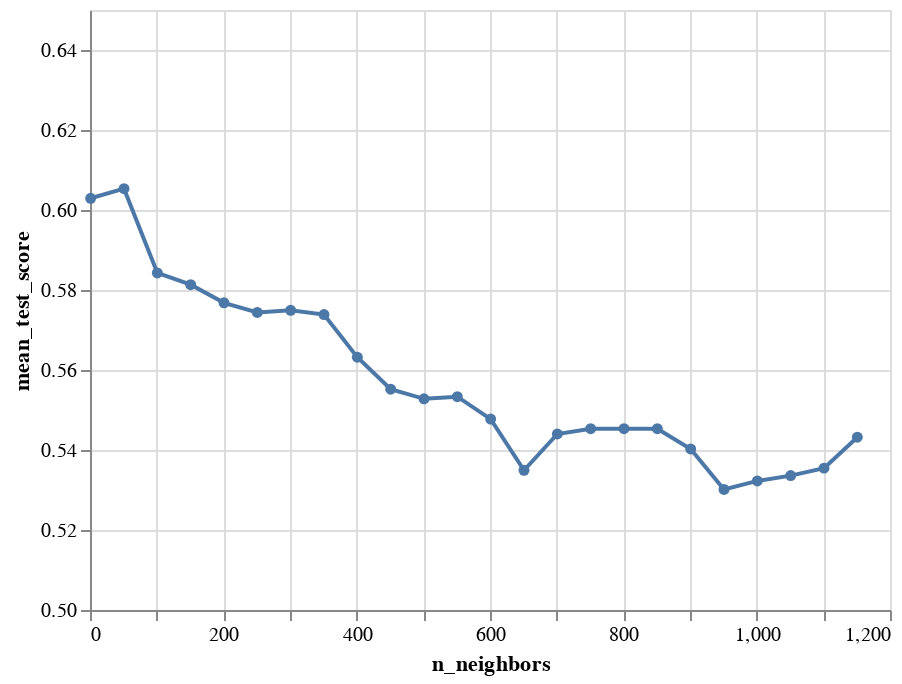

The notebook cell this image was saved under:
### Code cell
accuracy_vs_k_adr = alt.Chart(acc_grid_adr).mark_line(point=True).encode(
    x=alt.X("n_neighbors"),
    y=alt.Y("mean_test_score", scale=alt.Scale(domain=(0.5, 0.65)))
)
accuracy_vs_k_adr

### Figure 1 — Vega-Lite specification as saved in the notebook (floating-point values rounded to 4 significant figures)
{"config": {"view": {"continuousWidth": 400, "continuousHeight": 300}}, "data": {"name": "data-3e9a98735711778e5b9f26b6d52a4406"}, "mark": {"type": "line", "point": true}, "encoding": {"x": {"field": "n_neighbors", "type": "quantitative"}, "y": {"field": "mean_test_score", "scale": {"domain": [0.5, 0.65]}, "type": "quantitative"}}, "$schema": "https://vega.github.io/schema/vega-lite/v4.17.0.json", "datasets": {"data-3e9a98735711778e5b9f26b6d52a4406": [{"mean_fit_time": 0.007172, "std_fit_time": 0.0008315, "mean_score_time": 0.05656, "std_score_time": 0.02773, "n_neighbors": 1, "params": {"kneighborsclassifier__n_neighbors": 1}, "split0_test_score": 0.5973, "split1_test_score": 0.5827, "split2_test_score": 0.6533, "split3_test_score": 0.612, "split4_test_score": 0.5693, "mean_test_score": 0.6029, "std_test_score": 0.02896, "rank_test_score": 2}, {"mean_fit_time": 0.007845, "std_fit_time": 0.0009748, "mean_score_time": 0.0453, "std_score_time": 0.004744, "n_neighbors": 51, "params": {"kneighborsclassifier__n_neighbors": 51}, "split0_test_score": 0.5693, "split1_test_score": 0.6213, "split2_test_score": 0.624, "split3_test_score": 0.6173, "split4_test_score": 0.5947, "mean_test_score": 0.6053, "std_test_score": 0.02078, "rank_test_score": 1}, {"mean_fit_time": 0.007023, "std_fit_time": 0.000879, "mean_score_time": 0.04664, "std_score_time": 0.003237, "n_neighbors": 101, "params": {"kneighborsclassifier__n_neighbors": 101}, "split0_test_score": 0.5747, "split1_test_score": 0.5987, "split2_test_score": 0.5933, "split3_test_score": 0.5787, "split4_test_score": 0.576, "mean_test_score": 0.5843, "std_test_score": 0.009812, "rank_test_score": 3}, {"mean_fit_time": 0.007889, "std_fit_time": 0.00055, "mean_score_time": 0.06498, "std_score_time": 0.01315, "n_neighbors": 151, "params": {"kneighborsclassifier__n_neighbors": 151}, "split0_test_score": 0.584, "split1_test_score": 0.596, "split2_test_score": 0.584, "split3_test_score": 0.5707, "split4_test_score": 0.572, "mean_test_score": 0.5813, "std_test_score": 0.009276, "rank_test_score": 4}, {"mean_fit_time": 0.006936, "std_fit_time": 0.0004443, "mean_score_time": 0.058, "std_score_time": 0.002868, "n_neighbors": 201, "params": {"kneighborsclassifier__n_neighbors": 201}, "split0_test_score": 0.5667, "split1_test_score": 0.5747, "split2_test_score": 0.5627, "split3_test_score": 0.592, "split4_test_score": 0.588, "mean_test_score": 0.5768, "std_test_score": 0.01152, "rank_test_score": 5}, {"mean_fit_time": 0.007894, "std_fit_time": 0.00235, "mean_score_time": 0.07255, "std_score_time": 0.009104, "n_neighbors": 251, "params": {"kneighborsclassifier__n_neighbors": 251}, "split0_test_score": 0.5613, "split1_test_score": 0.5973, "split2_test_score": 0.572, "split3_test_score": 0.5867, "split4_test_score": 0.5547, "mean_test_score": 0.5744, "std_test_score": 0.01576, "rank_test_score": 7}, {"mean_fit_time": 0.008502, "std_fit_time": 0.001485, "mean_score_time": 0.07514, "std_score_time": 0.004512, "n_neighbors": 301, "params": {"kneighborsclassifier__n_neighbors": 301}, "split0_test_score": 0.564, "split1_test_score": 0.5867, "split2_test_score": 0.588, "split3_test_score": 0.5747, "split4_test_score": 0.5613, "mean_test_score": 0.5749, "std_test_score": 0.01107, "rank_test_score": 6}, {"mean_fit_time": 0.006498, "std_fit_time": 0.0001471, "mean_score_time": 0.08188, "std_score_time": 0.005529, "n_neighbors": 351, "params": {"kneighborsclassifier__n_neighbors": 351}, "split0_test_score": 0.564, "split1_test_score": 0.6013, "split2_test_score": 0.5787, "split3_test_score": 0.5787, "split4_test_score": 0.5467, "mean_test_score": 0.5739, "std_test_score": 0.0181, "rank_test_score": 8}, {"mean_fit_time": 0.007058, "std_fit_time": 0.0003858, "mean_score_time": 0.08603, "std_score_time": 0.007089, "n_neighbors": 401, "params": {"kneighborsclassifier__n_neighbors": 401}, "split0_test_score": 0.5547, "split1_test_score": 0.5693, "split2_test_score": 0.572, "split3_test_score": 0.576, "split4_test_score": 0.544, "mean_test_score": 0.5632, "std_test_score": 0.012, "rank_test_score": 9}, {"mean_fit_time": 0.01, "std_fit_time": 0.005504, "mean_score_time": 0.09037, "std_score_time": 0.001929, "n_neighbors": 451, "params": {"kneighborsclassifier__n_neighbors": 451}, "split0_test_score": 0.5333, "split1_test_score": 0.5827, "split2_test_score": 0.5507, "split3_test_score": 0.5627, "split4_test_score": 0.5467, "mean_test_score": 0.5552, "std_test_score": 0.01662, "rank_test_score": 10}, {"mean_fit_time": 0.006892, "std_fit_time": 0.0006069, "mean_score_time": 0.1104, "std_score_time": 0.005292, "n_neighbors": 501, "params": {"kneighborsclassifier__n_neighbors": 501}, "split0_test_score": 0.5227, "split1_test_score": 0.5613, "split2_test_score": 0.5787, "split3_test_score": 0.5613, "split4_test_score": 0.54, "mean_test_score": 0.5528, "std_test_score": 0.01942, "rank_test_score": 12}, {"mean_fit_time": 0.00729, "std_fit_time": 0.0007669, "mean_score_time": 0.1183, "std_score_time": 0.02233, "n_neighbors": 551, "params": {"kneighborsclassifier__n_neighbors": 551}, "split0_test_score": 0.5387, "split1_test_score": 0.564, "split2_test_score": 0.5507, "split3_test_score": 0.56, "split4_test_score": 0.5533, "mean_test_score": 0.5533, "std_test_score": 0.008723, "rank_test_score": 11}, {"mean_fit_time": 0.006785, "std_fit_time": 0.0004878, "mean_score_time": 0.1144, "std_score_time": 0.006386, "n_neighbors": 601, "params": {"kneighborsclassifier__n_neighbors": 601}, "split0_test_score": 0.5507, "split1_test_score": 0.5253, "split2_test_score": 0.5547, "split3_test_score": 0.568, "split4_test_score": 0.54, "mean_test_score": 0.5477, "std_test_score": 0.01435, "rank_test_score": 13}, {"mean_fit_time": 0.008997, "std_fit_time": 0.002472, "mean_score_time": 0.132, "std_score_time": 0.01892, "n_neighbors": 651, "params": {"kneighborsclassifier__n_neighbors": 651}, "split0_test_score": 0.5133, "split1_test_score": 0.5387, "split2_test_score": 0.536, "split3_test_score": 0.54, "split4_test_score": 0.5467, "mean_test_score": 0.5349, "std_test_score": 0.01136, "rank_test_score": 21}, {"mean_fit_time": 0.007576, "std_fit_time": 0.00146, "mean_score_time": 0.134, "std_score_time": 0.01046, "n_neighbors": 701, "params": {"kneighborsclassifier__n_neighbors": 701}, "split0_test_score": 0.536, "split1_test_score": 0.5453, "split2_test_score": 0.548, "split3_test_score": 0.5427, "split4_test_score": 0.548, "mean_test_score": 0.544, "std_test_score": 0.004462, "rank_test_score": 17}, {"mean_fit_time": 0.00769, "std_fit_time": 0.00103, "mean_score_time": 0.143, "std_score_time": 0.009339, "n_neighbors": 751, "params": {"kneighborsclassifier__n_neighbors": 751}, "split0_test_score": 0.54, "split1_test_score": 0.5507, "split2_test_score": 0.548, "split3_test_score": 0.5427, "split4_test_score": 0.5453, "mean_test_score": 0.5453, "std_test_score": 0.003771, "rank_test_score": 14}, {"mean_fit_time": 0.007545, "std_fit_time": 0.0004833, "mean_score_time": 0.1394, "std_score_time": 0.002053, "n_neighbors": 801, "params": {"kneighborsclassifier__n_neighbors": 801}, "split0_test_score": 0.5387, "split1_test_score": 0.5347, "split2_test_score": 0.536, "split3_test_score": 0.5587, "split4_test_score": 0.5587, "mean_test_score": 0.5453, "std_test_score": 0.01096, "rank_test_score": 14}, {"mean_fit_time": 0.006664, "std_fit_time": 0.0004635, "mean_score_time": 0.1512, "std_score_time": 0.01072, "n_neighbors": 851, "params": {"kneighborsclassifier__n_neighbors": 851}, "split0_test_score": 0.556, "split1_test_score": 0.532, "split2_test_score": 0.54, "split3_test_score": 0.5493, "split4_test_score": 0.5493, "mean_test_score": 0.5453, "std_test_score": 0.00839, "rank_test_score": 14}, {"mean_fit_time": 0.01111, "std_fit_time": 0.006837, "mean_score_time": 0.1791, "std_score_time": 0.03072, "n_neighbors": 901, "params": {"kneighborsclassifier__n_neighbors": 901}, "split0_test_score": 0.532, "split1_test_score": 0.5333, "split2_test_score": 0.5427, "split3_test_score": 0.5333, "split4_test_score": 0.56, "mean_test_score": 0.5403, "std_test_score": 0.01058, "rank_test_score": 19}, {"mean_fit_time": 0.008823, "std_fit_time": 0.001803, "mean_score_time": 0.1684, "std_score_time": 0.004668, "n_neighbors": 951, "params": {"kneighborsclassifier__n_neighbors": 951}, "split0_test_score": 0.52, "split1_test_score": 0.528, "split2_test_score": 0.536, "split3_test_score": 0.5373, "split4_test_score": 0.5293, "mean_test_score": 0.5301, "std_test_score": 0.006231, "rank_test_score": 24}, {"mean_fit_time": 0.008064, "std_fit_time": 0.002193, "mean_score_time": 0.1734, "std_score_time": 0.008182, "n_neighbors": 1001, "params": {"kneighborsclassifier__n_neighbors": 1001}, "split0_test_score": 0.508, "split1_test_score": 0.5333, "split2_test_score": 0.544, "split3_test_score": 0.5253, "split4_test_score": 0.5507, "mean_test_score": 0.5323, "std_test_score": 0.01493, "rank_test_score": 23}, {"mean_fit_time": 0.006906, "std_fit_time": 0.0004665, "mean_score_time": 0.2258, "std_score_time": 0.0655, "n_neighbors": 1051, "params": {"kneighborsclassifier__n_neighbors": 1051}, "split0_test_score": 0.508, "split1_test_score": 0.528, "split2_test_score": 0.552, "split3_test_score": 0.5347, "split4_test_score": 0.5453, "mean_test_score": 0.5336, "std_test_score": 0.01526, "rank_test_score": 22}, {"mean_fit_time": 0.006824, "std_fit_time": 0.0002124, "mean_score_time": 0.2303, "std_score_time": 0.01526, "n_neighbors": 1101, "params": {"kneighborsclassifier__n_neighbors": 1101}, "split0_test_score": 0.5373, "split1_test_score": 0.54, "split2_test_score": 0.548, "split3_test_score": 0.5333, "split4_test_score": 0.5187, "mean_test_score": 0.5355, "std_test_score": 0.009674, "rank_test_score": 20}, {"mean_fit_time": 0.009783, "std_fit_time": 0.006742, "mean_score_time": 0.2472, "std_score_time": 0.03653, "n_neighbors": 1151, "params": {"kneighborsclassifier__n_neighbors": 1151}, "split0_test_score": 0.5173, "split1_test_score": 0.544, "split2_test_score": 0.5413, "split3_test_score": 0.556, "split4_test_score": 0.5573, "mean_test_score": 0.5432, "std_test_score": 0.0144, "rank_test_score": 18}]}}
